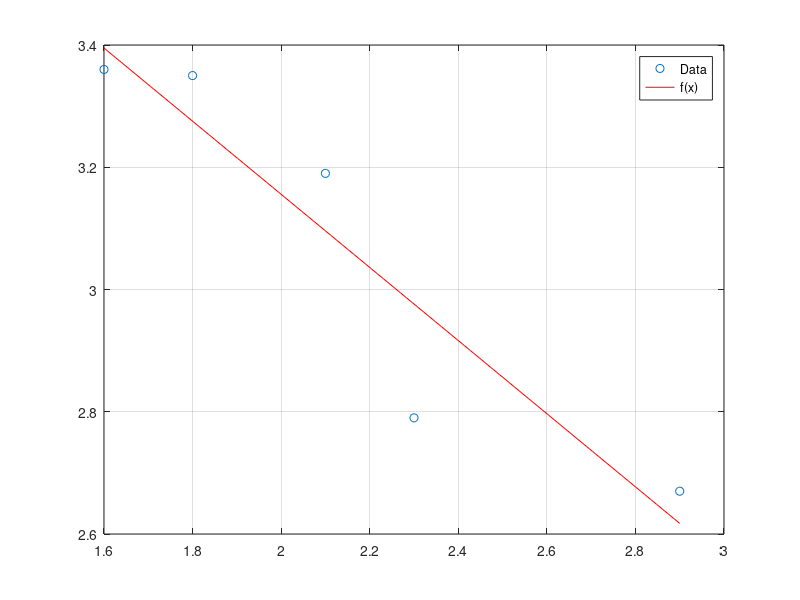

The MATLAB script that drew this image: (Note: this script raises an error after producing the figure.)
X = [1.6;1.8;2.1;2.3;2.9];
Y = [3.36;3.35;3.19;2.79;2.67];

[n,m] = size(X);
eps = 0;
p = polyfit(X,Y,1);
xx = linspace(X(1),X(end),100);
yy = polyval(p,xx);

plot(X,Y,'o', xx,yy,'r')
grid on;
legend('Data', 'f(x)');

for i=1:1:n
   eps= eps + (phi(p, X(i,1))-Y(i,1))^2;
end
eps= sqrt(eps./n);
rel_eps = eps./Y(5,1).*100;
fprintf('Function of interpolation : y = %.3f*x + %.3f \n ', p(1), p(2));
fprintf('Error = %.3f, Relative error = %.3f percent\n',eps,rel_eps);
